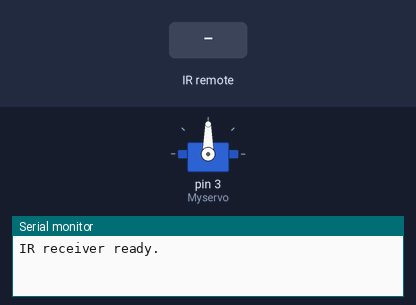
Simulated run of this sketch. Board: Arduino Uno, built with avr-gcc and run on an emulated ATmega328P. On the bench: servo, the last lines printed to the serial monitor. The test bench sets the inputs (shaded band).

Above: at 1.2 s.
1.3 s: infrared code 0xFF30CF received
At 1.7 s:
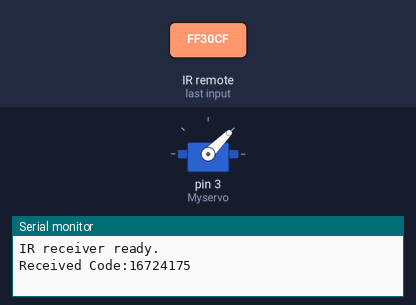
2.8 s: infrared code 0xFF7A85 received
At 4.4 s:
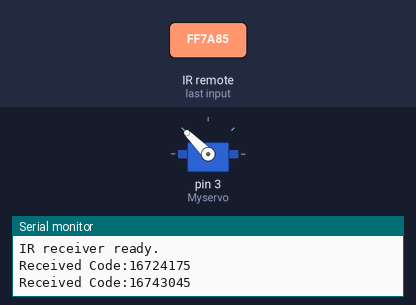
4.8 s: infrared code 0xFF10EF received
At 6.0 s:
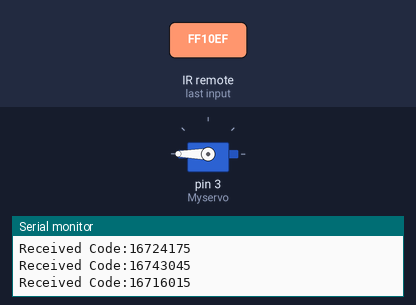
6.8 s: infrared code 0xFF6897 received
At 7.6 s:
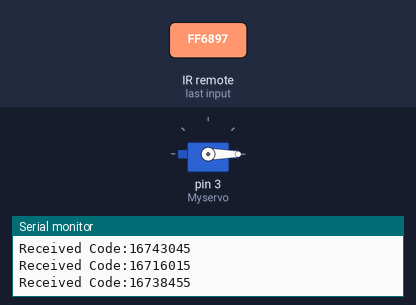
8.8 s: infrared code 0xFF18E7 received
At 10.4 s:
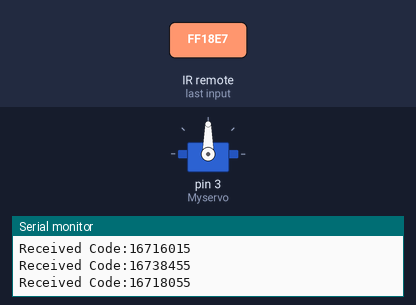
Timing chart, 0 to 11.8 s (numbered marks = the images above; inputs shaded):
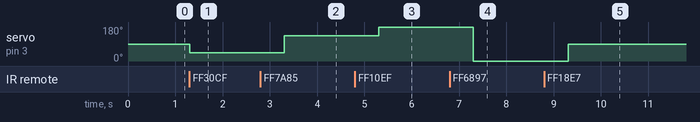

Measured:
- after the input at 1.3 s, servo on pin 3 (Myservo): 90° → 45° at once
- after the input at 2.8 s, servo on pin 3 (Myservo): 45° → 135° after 0.50 s
- after the input at 4.8 s, servo on pin 3 (Myservo): 135° → 180° after 0.50 s
- after the input at 6.8 s, servo on pin 3 (Myservo): 180° → 0° after 0.51 s
- after the input at 8.8 s, servo on pin 3 (Myservo): 0° → 90° after 0.51 s

The sketch:

servo_motor_with_ir_remote_and_arduino1.ino
```cpp
#include <Servo.h>
#include <IRremote.h>

Servo Myservo;
int pos;

IRrecv recv(5);
decode_results results;


void setup() {
  Myservo.attach(3);
  Serial.begin(9600);
  recv.enableIRIn();
  Serial.println("IR receiver ready.");
}

void loop() {

  if (recv.decode(&results)){
    Serial.print("Received Code:");
    Serial.println(results.value,DEC);
    recv.resume();
  }

  if (results.value == 16724175 ){
    Myservo.write(45);
    delay(1000);
  }
  else if (results.value == 16718055 ){
    Myservo.write(90);
    delay(1000);
  }
  else if (results.value == 16743045){
    Myservo.write(135);
    delay(1000);
  }
  else if (results.value == 16716015){
    Myservo.write(180);
    delay(1000);
  }
  else if (results.value == 16738455){
    Myservo.write(0);
    delay(1000);
  }

}
```
